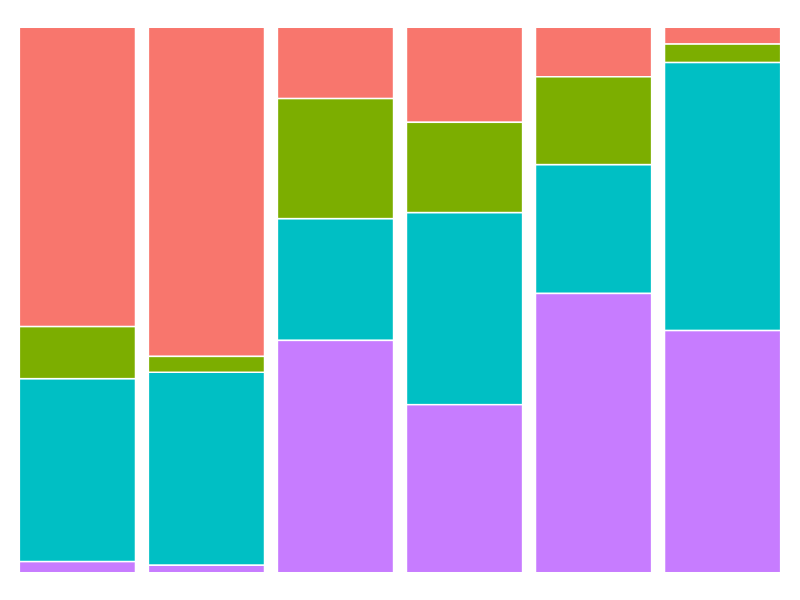

Write R code to recreate this figure.
## ---- chunk 1
#| code-fold: true
#| message: false
#| fig-align: center
library(ggplot2)
library(dplyr)
library(tidyr)

UCBAdmissions <- as.data.frame(UCBAdmissions)

UCBAdmissions <- UCBAdmissions |>
  group_by(Dept) |>
  mutate(Total = sum(Freq), Proportion = Freq / Total)

UCBAdmissions |>
  ggplot(aes(
    x = Dept,
    y = Proportion,
    fill = interaction(Gender, Admit)
  )) +
  geom_bar(stat = "identity",
           position = "fill",
           color = "white") +
  theme_void() +
  theme(legend.position = "none")
